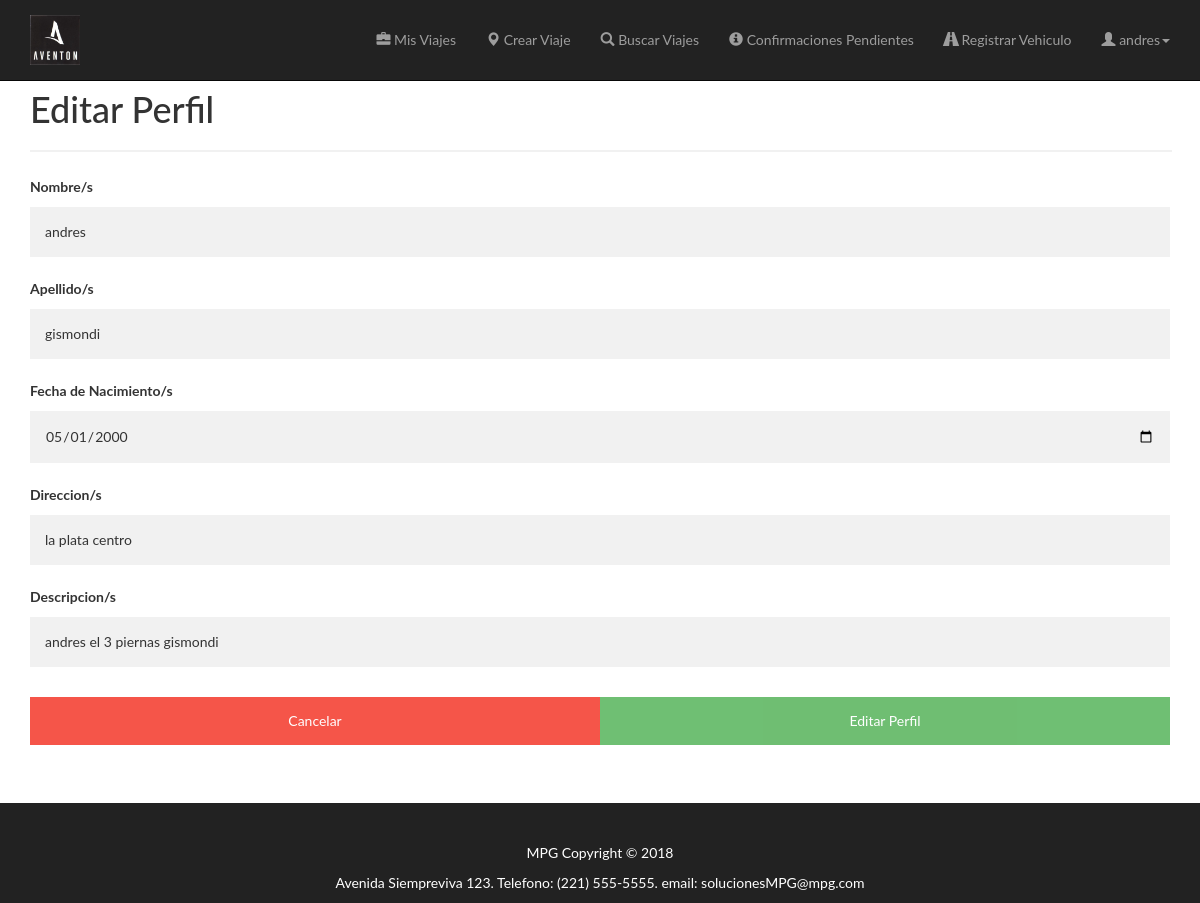
The page /formularioEditarPerfil.php (signed in) on the database as committed earlier.
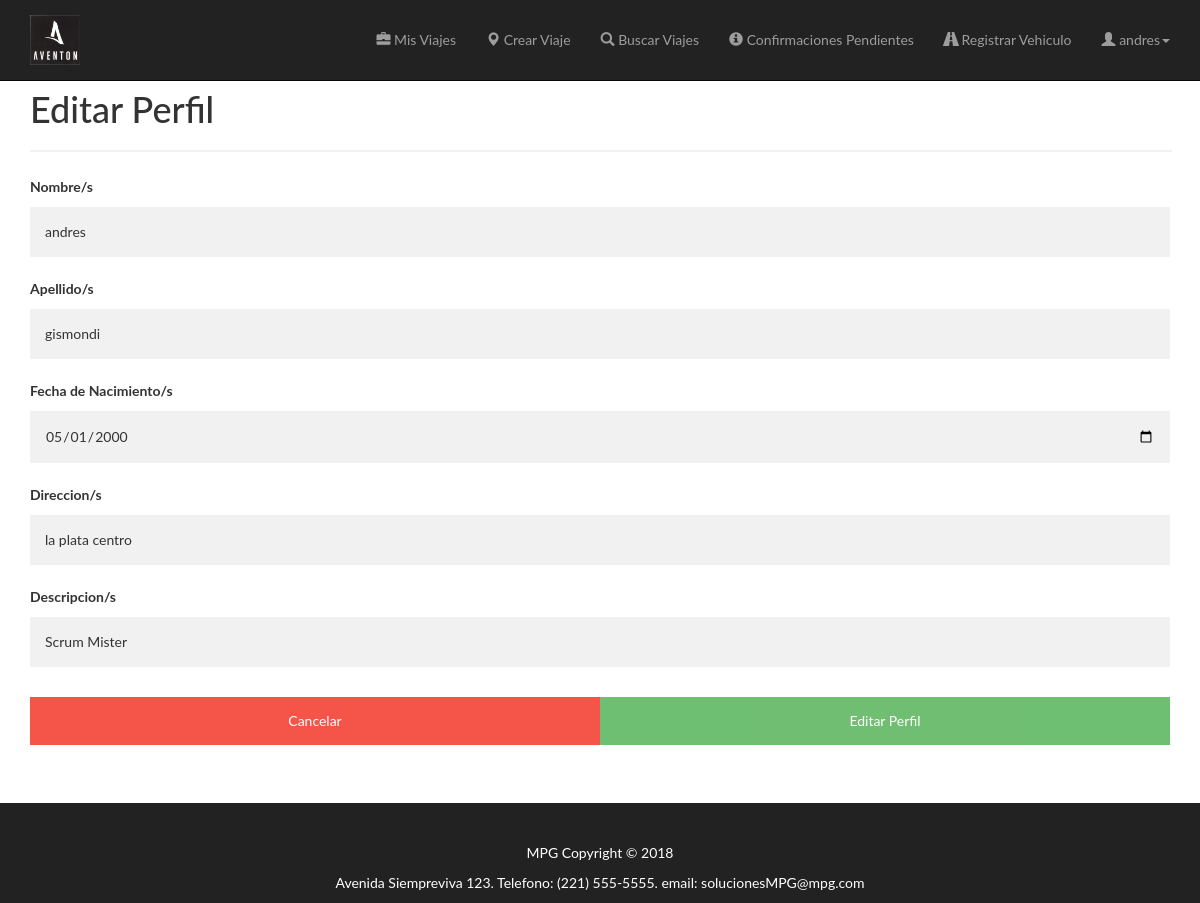
The same page on the database as committed later.
### tables this page shows
CREATE TABLE IF NOT EXISTS `usuarios` (
  `idUsuario` int(11) NOT NULL AUTO_INCREMENT,
  `email` varchar(45) DEFAULT NULL,
  `password` varchar(45) DEFAULT NULL,
  `nombre` varchar(45) DEFAULT NULL,
  `apellido` varchar(45) DEFAULT NULL,
  `fechaNac` date DEFAULT NULL,
  `direccion` varchar(45) DEFAULT NULL,
  `descripcion` varchar(45) DEFAULT NULL,
  `puntuacion` int(11) NOT NULL,
  `estado` int(11) DEFAULT NULL,
  PRIMARY KEY (`idUsuario`)
);

### consultas_bd.php (called while the page is built, shortened)
<?php
  function coneccion(){
    $db = new mysqli('localhost','root','','barudb');
    if($db->connect_errno){
      echo "Fallo al conectar a la Base de Datos!!" . $db->connect_errno;
      return 0;
    }else{
      $db->set_charset('utf8');
      return $db;}
  }
  function nombre_user($iduser){
    $db = coneccion();
    $sql = "SELECT u.nombre
            FROM usuarios as u
            WHERE idUsuario=$iduser
            ";
    $buscar = $db->query($sql);
    $valor = $buscar->fetch_assoc();
    return $valor;
  }
?>

### conexion.php (called while the page is built, shortened)
<?php
class conexion {
	function consultarABD($aConsulta){
  	$servername = "localhost";
  	$username = "root";
  	$password = "";
  	$dbname = "barudb";
  	$conn = mysqli_connect($servername, $username, $password, $dbname);
  	$result = $conn->query($aConsulta);
  	return $result;
	}
}
 ?>

### formularioEditarPerfil.php (the view, shortened to what this page needs)
<!DOCTYPE html>
<?php include "navbar.php";
include "conexion.php"; ?>
<html lang="en" dir="ltr">
  <head>
     <link rel="stylesheet" href="https://maxcdn.bootstrapcdn.com/bootstrap/3.3.7/css/bootstrap.min.css">
     <link rel="stylesheet" href="./css/styleexample.css">
  </head>
  <body>
    <?php generarNavbar(); ?>
<form action="editarPerfil.php" method="POST" name="f1" id="f1">
  <div class="container">
    <h1>Editar Perfil</h1>
    <hr>
    <?php
    $conn= new conexion();
    $id= $_SESSION['idUsuario'];
    $sql = "SELECT * FROM usuarios WHERE idUsuario = '$id'";
    $result = $conn->consultarABD($sql);
    $row = mysqli_fetch_assoc($result);
    $hola = $row["direccion"];
    $hola1 = $row["descripcion"];
    $nombre1 = $row["nombre"];
    $apellido1 = $row["apellido"];
    $fecha1 = $row["fechaNac"];
    echo "<label for=\"nombre\"><b>Nombre/s</b></label>";
    echo "<input type=\"text\" value=\"$nombre1\" name=\"name\" required>";
    echo "<label for=\"apellido\"><b>Apellido/s</b></label>";
    echo "<input type=\"text\" value=\"$apellido1\" name=\"apellido\" required>";
    echo "<label for=\"birth\"><b>Fecha de Nacimiento/s</b></label>";
    echo "<input type=\"date\" value=\"$fecha1\" id=\"nacimiento\" name=\"birth\" required>";
    echo "<label for=\"direccion\"><b>Direccion/s</b></label>";
    echo "<input type=\"text\" value=\"$hola\" name=\"direccion\" required>";
    echo "<label for=\"descripcion\"><b>Descripcion/s</b></label>";
    echo "<input type=\"text\" value=\"$hola1\" name=\"descripcion\" required>";
    ?>
    <div class="clearfix">
      <button type="button" onclick="volverAlPerfil()" class="button cancelar">Cancelar</button>
      <button type="button" onclick="mayor18()" class="button crearViaje">Editar Perfil</button>
    </div>
  </div>
</form>
<?php echo imprimir_footer(); ?>
  </body>
</html>

### navbar.php (shortened to what this page needs)
<?php
include "consultas_bd.php";
function generarNavbar()
{
if(isset($_SESSION["idUsuario"])){
  $nombre = nombre_user($_SESSION["idUsuario"]);
  echo "
  <div class='example3'>
    <nav class='navbar navbar-inverse navbar-fixed-top'>
      <div class='container'>
        <div class='navbar-header'>
          <button type='button' class='navbar-toggle collapsed' data-toggle='collapse' data-target='#navbar3'>
            <span class='sr-only'>Toggle navigation</span>
            <span class='icon-bar'></span>
            <span class='icon-bar'></span>
            <span class='icon-bar'></span>
          </button>
          <a class='navbar-brand' href='indexPrimario.php'><img src='aventonnegro.png'></a>
        </div>
        <div class='navbar-collapse collapse'>
          <ul id='ulnav' class='nav navbar-nav navbar-right'>
            <li><a href='index_mis_viajes.php'><span class='glyphicon glyphicon-briefcase'></span> Mis Viajes</a></li>
            <li><a href='#' onclick='comprobarCondiciones()'><span class='glyphicon glyphicon-map-marker'></span> Crear Viaje</a></li>
            <li><a href='busqueda.php'><span class='glyphicon glyphicon-search'></span> Buscar Viajes</a></li>
            <li><a href='detalle-viaje.php'><span class='glyphicon glyphicon-info-sign'></span> Confirmaciones Pendientes</a></li>
            <li><a href='formularioAltaVehiculo.php'><span class='glyphicon glyphicon-road'></span> Registrar Vehiculo</a></li>
            <li class='dropdown'>
              <a href='#' class='dropdown-toggle' data-toggle='dropdown' role='button' aria-expanded='false'><span class='glyphicon glyphicon-user'></span> ".$nombre['nombre']."<span class='caret'></span></a>
              <ul class='dropdown-menu' role='menu'>
                <li><a href='verPerfil.php'>Ver Perfil</a></li>
                <li><a href='cambiarContrasenaFormulario.php'>Cambiar Contraseña</a></li>
                <li><a href='cerrar-sesion.php'>Cerrar Sesion</a></li>
              </ul>
            </li>
          </ul>
        </div>
      </div>
    </nav>
  </div>
  ";
}
}
function imprimir_footer(){
  $salida = "
  <footer>
    <p>MPG Copyright &copy; 2018</p>
    <p>Avenida Siempreviva 123. Telefono: (221) 555-5555. email: solucionesMPG@mpg.com</p>
  </footer>
  ";
  return $salida;
}
?>

### css/styleexample.css (style rules this page uses)
html { position: relative; min-height: 100%; }
body { font-family: "Lato"; padding-top: 70px; margin: 0 auto 150px; }
footer { height: 100px; position: absolute; left: 0; bottom: 0; width: 100%; padding:40px; margin-top:20px; color: white; background-color:#222; text-align: center; }
.navbar-brand { padding: 0px; }
.navbar-brand>img { height: 100%; padding: 15px; width: auto; }
.example3 .navbar-brand { height: 80px; }
.example3 .nav >li >a { padding-top: 30px; padding-bottom: 30px; }
input[type=text],input[type=password],input[type=date],select,input[type=time],input[type=float],input[type=number] { width: 100%; padding: 15px; margin: 5px 0 22px 0; display: inline-block; border: none; background: #f1f1f1; }
hr { border: 1px solid #f1f1f1; margin-bottom: 25px; width: 100%; }
.button { background-color: #4CAF50; color: white; padding: 14px 20px; margin: 8px 0; border: none; cursor: pointer; width: 100%; opacity: 0.9; }
.crearViaje { opacity: 0.8; }
.cancelar { padding: 14px 20px; background-color: #f44336; }
.cancelar, .crearViaje { float: left; width: 50%; }

Rows that differ between the two databases and show on the page:
changed usuarios "andres": descripcion "andres el 3 piernas gismondi" → "Scrum Mister"
